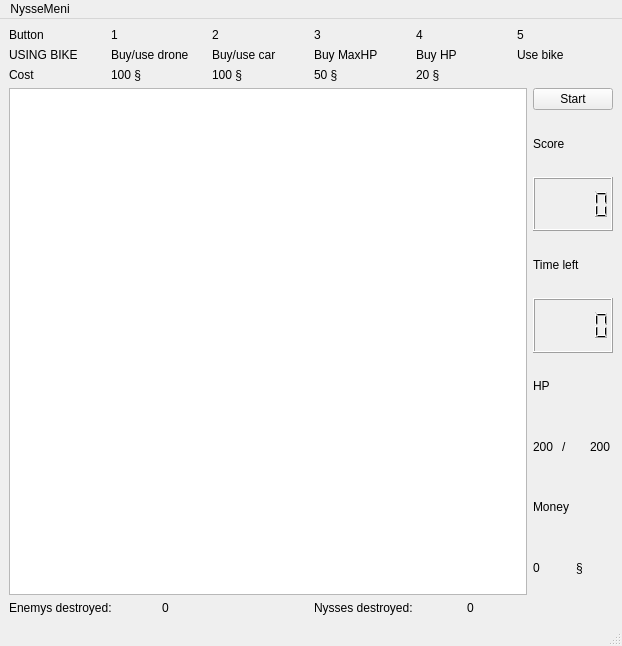
<?xml version="1.0" encoding="UTF-8"?>
<ui version="4.0">
 <class>GameWindow</class>
 <widget class="QMainWindow" name="GameWindow">
  <property name="geometry">
   <rect>
    <x>0</x>
    <y>0</y>
    <width>622</width>
    <height>646</height>
   </rect>
  </property>
  <property name="windowTitle">
   <string>MainWindow</string>
  </property>
  <widget class="QWidget" name="centralwidget">
   <layout class="QGridLayout" name="gridLayout_2">
    <item row="1" column="0">
     <layout class="QHBoxLayout" name="horizontalLayout_2">
      <item>
       <widget class="QGraphicsView" name="gameView"/>
      </item>
      <item>
       <layout class="QVBoxLayout" name="verticalLayout_4">
        <item>
         <widget class="QPushButton" name="startButton">
          <property name="text">
           <string>Start</string>
          </property>
         </widget>
        </item>
        <item>
         <widget class="QLabel" name="scoreLabel">
          <property name="text">
           <string>Score</string>
          </property>
         </widget>
        </item>
        <item>
         <widget class="QLCDNumber" name="scoreNumber"/>
        </item>
        <item>
         <widget class="QLabel" name="timeLabel">
          <property name="text">
           <string>Time left</string>
          </property>
         </widget>
        </item>
        <item>
         <widget class="QLCDNumber" name="timeNumber"/>
        </item>
        <item>
         <widget class="QLabel" name="label">
          <property name="text">
           <string>HP</string>
          </property>
         </widget>
        </item>
        <item>
         <layout class="QHBoxLayout" name="horizontalLayout_3">
          <item>
           <widget class="QLabel" name="hpLabel">
            <property name="text">
             <string>200</string>
            </property>
           </widget>
          </item>
          <item>
           <widget class="QLabel" name="label_5">
            <property name="text">
             <string>/</string>
            </property>
           </widget>
          </item>
          <item>
           <widget class="QLabel" name="maxHpLabel">
            <property name="text">
             <string>200</string>
            </property>
           </widget>
          </item>
         </layout>
        </item>
        <item>
         <widget class="QLabel" name="label_3">
          <property name="text">
           <string>Money</string>
          </property>
         </widget>
        </item>
        <item>
         <layout class="QHBoxLayout" name="horizontalLayout_4">
          <item>
           <widget class="QLabel" name="moneyLabel">
            <property name="text">
             <string>0</string>
            </property>
           </widget>
          </item>
          <item>
           <widget class="QLabel" name="label_7">
            <property name="text">
             <string>§</string>
            </property>
           </widget>
          </item>
         </layout>
        </item>
       </layout>
      </item>
     </layout>
    </item>
    <item row="5" column="0">
     <layout class="QHBoxLayout" name="horizontalLayout_7">
      <item>
       <widget class="QLabel" name="label_2">
        <property name="text">
         <string>Enemys destroyed:</string>
        </property>
       </widget>
      </item>
      <item>
       <widget class="QLabel" name="enemyLabel">
        <property name="text">
         <string>0</string>
        </property>
       </widget>
      </item>
      <item>
       <widget class="QLabel" name="label_4">
        <property name="text">
         <string>Nysses destroyed:</string>
        </property>
       </widget>
      </item>
      <item>
       <widget class="QLabel" name="nysseLabel">
        <property name="text">
         <string>0</string>
        </property>
       </widget>
      </item>
     </layout>
    </item>
    <item row="0" column="0">
     <layout class="QGridLayout" name="gridLayout">
      <item row="2" column="1">
       <widget class="QLabel" name="label_21">
        <property name="text">
         <string>100 §</string>
        </property>
       </widget>
      </item>
      <item row="0" column="1">
       <widget class="QLabel" name="label_10">
        <property name="text">
         <string>1</string>
        </property>
       </widget>
      </item>
      <item row="1" column="0">
       <widget class="QLabel" name="vehicleLabel">
        <property name="text">
         <string>USING BIKE</string>
        </property>
       </widget>
      </item>
      <item row="0" column="2">
       <widget class="QLabel" name="label_11">
        <property name="text">
         <string>2</string>
        </property>
       </widget>
      </item>
      <item row="1" column="3">
       <widget class="QLabel" name="label_17">
        <property name="text">
         <string>Buy MaxHP</string>
        </property>
       </widget>
      </item>
      <item row="1" column="5">
       <widget class="QLabel" name="label_19">
        <property name="text">
         <string>Use bike</string>
        </property>
       </widget>
      </item>
      <item row="0" column="0">
       <widget class="QLabel" name="label_9">
        <property name="text">
         <string>Button</string>
        </property>
       </widget>
      </item>
      <item row="0" column="4">
       <widget class="QLabel" name="label_13">
        <property name="text">
         <string>4</string>
        </property>
       </widget>
      </item>
      <item row="2" column="3">
       <widget class="QLabel" name="label_23">
        <property name="text">
         <string>50 §</string>
        </property>
       </widget>
      </item>
      <item row="1" column="2">
       <widget class="QLabel" name="label_16">
        <property name="text">
         <string>Buy/use car</string>
        </property>
       </widget>
      </item>
      <item row="2" column="0">
       <widget class="QLabel" name="label_20">
        <property name="text">
         <string>Cost</string>
        </property>
       </widget>
      </item>
      <item row="0" column="3">
       <widget class="QLabel" name="label_12">
        <property name="text">
         <string>3</string>
        </property>
       </widget>
      </item>
      <item row="2" column="2">
       <widget class="QLabel" name="label_22">
        <property name="text">
         <string>100 §</string>
        </property>
       </widget>
      </item>
      <item row="2" column="4">
       <widget class="QLabel" name="label_24">
        <property name="text">
         <string>20 §</string>
        </property>
       </widget>
      </item>
      <item row="0" column="5">
       <widget class="QLabel" name="label_14">
        <property name="text">
         <string>5</string>
        </property>
       </widget>
      </item>
      <item row="1" column="4">
       <widget class="QLabel" name="label_18">
        <property name="text">
         <string>Buy HP</string>
        </property>
       </widget>
      </item>
      <item row="1" column="1">
       <widget class="QLabel" name="label_15">
        <property name="text">
         <string>Buy/use drone</string>
        </property>
       </widget>
      </item>
     </layout>
    </item>
   </layout>
  </widget>
  <widget class="QMenuBar" name="menubar">
   <property name="geometry">
    <rect>
     <x>0</x>
     <y>0</y>
     <width>622</width>
     <height>25</height>
    </rect>
   </property>
   <widget class="QMenu" name="menuNysseMeni">
    <property name="title">
     <string>NysseMeni</string>
    </property>
   </widget>
   <addaction name="menuNysseMeni"/>
  </widget>
  <widget class="QStatusBar" name="statusbar"/>
 </widget>
 <resources/>
 <connections/>
</ui>
